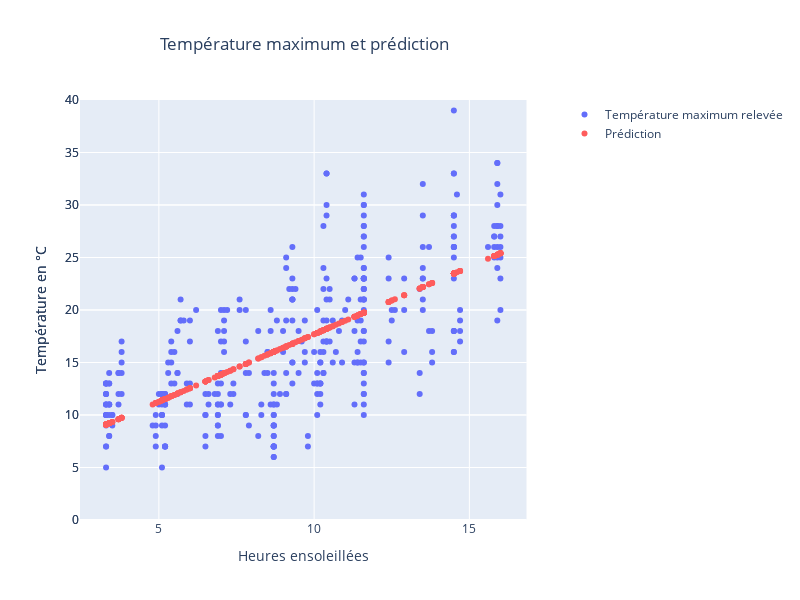

Notebook source saved alongside this figure:
### Markdown cell above
## Visualisations
You can predict the Max temperature from any value of Sunhour. Your prediction is now stored in a column, you can now visualize it. 

It's to you now :
Create on the same scatterplot chart :
- X-axis : Sunhours
- Y-axis : MAX temperatures in blue dots and 'predict' in red dots.

### Code cell
# Your code here :
trace1 = go.Scatter(
    
    x=df_weather["SUNHOUR"],
    y=df_weather["MAX_TEMPERATURE_C"],
        mode='markers',
        name = "Température maximum relevée"
)
trace2 = go.Scatter(
    x=df_weather["SUNHOUR"],
    y=df_weather["predict"],
    mode='markers',
    marker=dict(color='rgb(254,92,92)'),
    name = "Prédiction"

)

fig = make_subplots(specs=[[{"secondary_y": True}]])
fig.add_trace(trace1)
fig.add_trace(trace2,secondary_y=True)


fig.update_layout(height = 600, width = 800, title = "Température maximum et prédiction", title_x=0.2)
fig.update_yaxes(range=[0, 40], title="Température en °C", side="left")
fig.update_xaxes(title="Heures ensoleillées")
fig.show()

### Figure 1 — Plotly figure (JSON) as saved in the notebook; plotly's stock layout.template omitted (floating-point values rounded to 4 significant figures; data arrays with more than 128 entries replaced by an {"elided": "..."} marker saying what was removed)
{"data": [{"mode": "markers", "name": "Température maximum relevée", "type": "scatter", "x": {"elided": "365 float values"}, "y": {"elided": "365 int values"}}, {"marker": {"color": "rgb(254,92,92)"}, "mode": "markers", "name": "Prédiction", "type": "scatter", "x": {"elided": "365 float values"}, "xaxis": "x", "y": {"elided": "365 float values"}, "yaxis": "y2"}], "layout": {"height": 600, "title": {"text": "Température maximum et prédiction", "x": 0.2}, "width": 800, "xaxis": {"anchor": "y", "domain": [0, 0.94], "title": {"text": "Heures ensoleillées"}}, "yaxis": {"anchor": "x", "domain": [0, 1], "range": [0, 40], "side": "left", "title": {"text": "Température en °C"}}, "yaxis2": {"anchor": "x", "overlaying": "y", "range": [0, 40], "side": "left", "title": {"text": "Température en °C"}}}}
